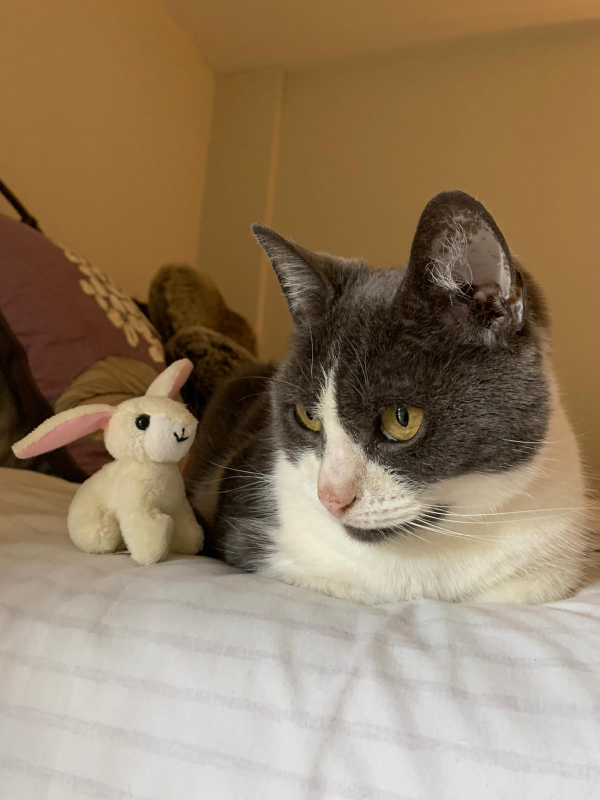
#> input picture Week 02/images/cat.jpg, 1200 x 1600 px (shown at 1/2 size)
$ jupyter execute --allow-errors lab2-linear_models_neural_nets_SVM.ipynb
#> lines starting #> are read from the running program, lines starting #| are printed output that depends on the picture
# Lab 2: Linear models, neural networks and SVMs

Now the first lab is complete which recapped Python, Jupyter Notebooks and NumPy operations and introduced scikit-learn (go back over the lab if you're unsure about anything as this lab builds from it), it's time to implement some key supervised learning algorithms: linear regression, neural networks and support vector machines (SVMs).

## Importing the libraries

This lab requires `h5py` package to interact with a dataset that is stored in an H5 file and `imageio` & `PIL` packages for image processing. If you don't have these packages then install using pip3 or conda, as an example run:
```
$ conda install h5py
```

Firstly, we'll import the required packages by running the cell below.

[cell 1]
import numpy as np
import matplotlib.pyplot as plt
from matplotlib.colors import ListedColormap
from sklearn.linear_model import LinearRegression, LogisticRegression
from sklearn.preprocessing import PolynomialFeatures
from sklearn.neural_network import MLPClassifier
from sklearn.metrics import plot_confusion_matrix
from sklearn.model_selection import GridSearchCV, RandomizedSearchCV
from sklearn.svm import SVC
from sklearn.datasets import make_moons

import h5py
import imageio
from PIL import Image
from utils import * # image processing functions from utils.py

## 1) Linear models for regression
Much of machine learning is about fitting functions to data and we begin with linear models, a class of models that are linear functions of the adjustable parameters. The simplest form of linear models are also linear functions of the input variables (simply known as linear regression). For example, for a 3-dimensional (D=3) input $\mathbf{x}=[x_1, x_2, x_3]^T$, linear regression is a linear combination of the input variables plus a constant $b$:

$$ f(\mathbf{x};\mathbf{w},b) = w_1 x_1 + w_2 x_2 + w_3 x_3 + b = \mathbf{w}^T \mathbf{x}  + b \qquad(1) $$

where $\mathbf{w}$ is a 3-dimensional vector of weights and the constant bias $b$ gives the value of the function at the origin.

We want to find the parameters, $\mathbf{w}$, of the linear function that best fits our training dataset of input-output pairs. We will first express our dataset of N examples as an NxD matrix called the *design matrix*, $X$, and the corresponding observed outputs into an Nx1 column vector, $\mathbf{y}$.

$$ \mathbf{y} = \left[ \begin{array}{c}y^{(1)} \\ y^{(2)} \\ \vdots \\ y^{(N)} \end{array} \right],
    \qquad
    X = \left[ \begin{array}{c}\mathbf{x}^{(1)\top} \\ \mathbf{x}^{(2)\top} \\ \vdots \\ \mathbf{x}^{(N)\top} \end{array} \right]
    = \left[ \begin{array}{cccc}
        x_1^{(1)} & x_2^{(1)} & \cdots & x_D^{(1)} \\
        x_1^{(2)} & x_2^{(2)} & \cdots & x_D^{(2)} \\
        \vdots & \vdots & \ddots & \vdots \\
        x_1^{(N)} & x_2^{(N)} & \cdots & x_D^{(N)} \\
\end{array} \right] $$

$$ \mathbf{f} = X\mathbf{w} + b \qquad(2) $$

Expressing the data in the form of a matrix and vector allows us to use the notation of linear algebra to derive the solution. This improves readability and maps more closely to how this is implemented efficiently in code with matrix-vector operations.

We can compute the total square error of the function values above, compared to the observed training set values:

$$ \sum_{n=1}^N [y^{(n)} - f(\mathbf{x}^{(n)};\mathbf{w},b)]^2 = (\mathbf{y}-\mathbf{f})^T(\mathbf{y}-\mathbf{f}) \qquad(3) $$

The least-squares fitting problem is finding the parameters that minimise this error.

Note that there is a notational trick that allows for the bias term, $b$, to be omitted from equations 1 and 2 above. If we construct our design matrix to include an additional column/dimension (so that it is now NxD+1) containing a vector of 1's then the bias term can simply be interpreted  as another weight (i.e. $b = \mathbf{w}_{D+1}^{(n)}\mathbf{x}_{D+1}^{(n)}$ where $\mathbf{x}_{D+1}^{(n)} = 1$ for all $n$).

### 1.1) Least squares fitting

We will begin by generating a series of points from a given quadratic (non-linear) equation $y=(x-1)(x-5) = x^2-6x+5$ with normally distributed noise added i.e. $\mathcal{N}(\mu=0,\sigma=5)$.

[cell 2]
np.random.seed(0)
N = 30
sigma = 5
x = np.sort(np.random.sample((N,1)))*10
y = (x-1)*(x-5) + np.random.normal(0,sigma,N).reshape(-1, 1)

fig, ax = plt.subplots(figsize=(6,4))
ax.scatter(x, y)
ax.set_xlabel('x')
ax.set_ylabel('y')
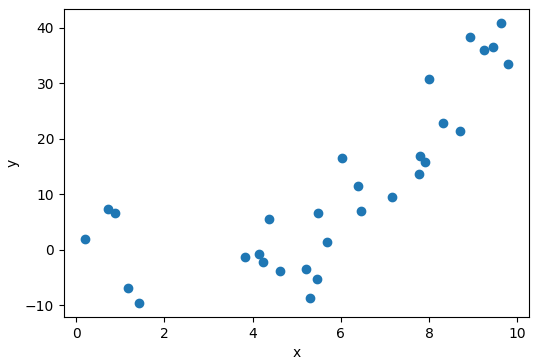
#> figure drawn by matplotlib, 1 panel

Fit a linear function to the generated data, print $w_1$ and $b$ (or $w_0$) and plot the learnt function.

As a helper:
- 1) Create the array $X_{bias}$ by concatenating a vector of ones to $X$ (use [np.concatenate](https://numpy.org/doc/stable/reference/generated/numpy.concatenate.html))
- 2) Calculate $w$ using [np.linalg.lstsq](https://numpy.org/doc/stable/reference/generated/numpy.linalg.lstsq.html)
- 3) Generate predictions $y_{pred}$ for the fitted function
- 4) Plot the learnt linear function alongside the original data points.

[cell 3]
# write your code here

x_bias = np.concatenate((np.ones(N).reshape(-1,1), x), axis=1)

w_fit = np.linalg.lstsq(x_bias, y, rcond=None)[0]
y_pred = np.dot(x_bias, w_fit)

print('w_1 = {:.2f}'.format(w_fit[1].item()))
print('b = {:.2f}'.format(w_fit[0].item()))

fig, ax = plt.subplots(figsize=(6,4))
ax.scatter(x, y)
ax.plot(x, y_pred, '-r')
ax.set_xlabel('x')
ax.set_ylabel('y')
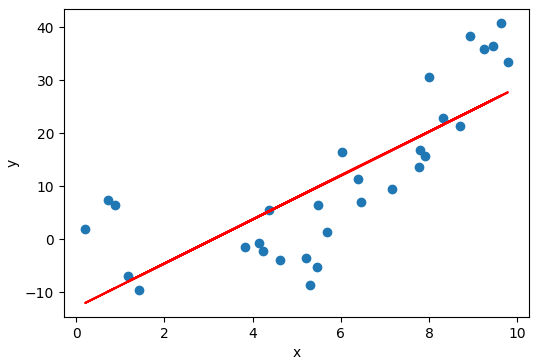
#> figure drawn by matplotlib, 1 panel

Now use [scikit-learn](https://scikit-learn.org/stable/modules/linear_model.html#ordinary-least-squares) to fit the linear model. Do you get the same $w_1$ and $b$ (coefficient and intercept)? Is the model overfitting or underfitting?

[cell 4]
# write your code here

regr = LinearRegression()
regr.fit(x, y)
print('w_1 = {:.2f}'.format(regr.coef_.item()))
print('b = {:.2f}'.format(regr.intercept_.item()))

### 1.2) Non-linear regression: polynomial fitting
Remember that the linear regression model from exercise 1.1 was unable to fit the data well because the data was not linear. We  extend the class of linear models by considering linear combinations of a set of fixed non-linear functions, or basis functions, (see Bishop section 3.1 for more information on basis functions) applied to the input data. Examples of basis functions include the Gaussian basis function and sigmoid basis function but here we will use a polynomial basis function (see Bishop section 3.1 for more details of basis functions). The purpose for doing this is to transform the data into a higher dimensional space such that a linear function can be fit to it.

To fit a polynomial function, we use the following matrix $\Phi$ with the rows $\phi$ consisting of the polynomial basis function.

$$
\Phi = \left[ \begin{array}{ccccc}
        \phi_1(x^{(1)}) & \phi_2(x^{(1)}) & \phi_3(x^{(1)}) & \cdots & \phi_K(x^{(1)}) & \\
        \phi_1(x^{(2)}) & \phi_2(x^{(2)}) & \phi_3(x^{(2)}) & \cdots & \phi_K(x^{(2)}) & \\
        \vdots & \vdots & \vdots & \ddots & \vdots \\
        \phi_1(x^{(N)}) & \phi_2(x^{(N)}) & \phi_3(x^{(N)}) & \cdots & \phi_K(x^{(N)}) & \\
        \end{array} \right] =
        \left[ \begin{array}{ccccc}
        1 & x^{(1)} & {(x^{(1)})}^2 & \cdots & {(x^{(1)})}^{K-1} \\
        1 & x^{(2)} & {(x^{(2)})}^2 & \cdots & {(x^{(2)})}^{K-1} \\
        \vdots & \vdots & \vdots & \ddots & \vdots \\
        1 & x^{(N)} & {(x^{(N)})}^2 & \cdots & {(x^{(N)})}^{K-1} \\
        \end{array} \right]
$$

$$ f(\mathbf{x}) = \mathbf{w}^T \phi (\mathbf{x}) \qquad(4) $$

Notice that the function we are fitting now is non-linear in $\mathbf{x}$ but we can still apply linear regression in the same way as before because the function is still linear in both $\phi(\mathbf{x})$ and $\mathbf{w}$.

Use scikit-learn [PolynomialFeatures](https://scikit-learn.org/stable/modules/generated/sklearn.preprocessing.PolynomialFeatures.html?highlight=polynomial#sklearn.preprocessing.PolynomialFeatures) to fit a second order polynomial to the data, plot the fit line.

[cell 5]
# write your code here

poly = PolynomialFeatures(degree=2)
x_poly = poly.fit_transform(x)
regr.fit(x_poly, y)

x_plot = np.linspace(0,10,200).reshape(-1, 1)
y_pred = regr.predict(poly.transform(x_plot))

fig, ax = plt.subplots(figsize=(6,4))
ax.scatter(x, y);
ax.plot(x_plot, y_pred, '-r')
ax.set_xlabel('x')
ax.set_ylabel('y')
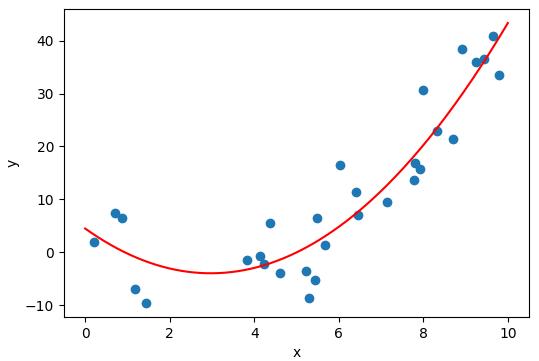
#> figure drawn by matplotlib, 1 panel; curve peaks at x = 10, y = 43.35

Increase the order of the polynomial. When does the model start to overfit? Which order of polynomial would you use?

## 2) Neural Network for Image Classification
In this section we are going to recap the ideas behind deep neural networks and implement a network to classify cat images (I can sense the excitement).

The dataset we will use is a set of labeled images containing cats (label=1) and non-cats (label=0). Run the cell below to load in train and test splits of the dataset from the local `data.h5` file. Make sure you have downloaded this data file in addition to the notebook from the lab repository.

#> (a cell that did not finish here is left out)

The following cell displays an image in the dataset - change the index and re-run the cell to see other images.

[cell 7]
# Example of a cat picture
index = 208
#> (the rest of this cell did not finish here and is left out)

### 2.1) Explore the dataset
Print the values of:
- a) number of training examples (`num_train`)
- b) number of test examples (`num_test`)
- c) height/width of image or the number of pixels (`num_px`).

Note, `train_set_x_orig` is a numpy-array of shape (`num_train`, `num_px`, `num_px`, 3).

#> (a cell that did not finish here is left out)

### 2.2) Reshape the images
Reshape the training (`train_x_orig`) and test (`test_x_orig`) data sets so that each image is flattened into column vector.

<caption><center> <u>Figure 1</u>: Image to vector conversion. <br> </center></caption>

Print the shape of the reshaped training and testing datasets.

#> (a cell that did not finish here is left out)

### 2.3) Standardise the images
The pixel value is a vector of three numbers (representing the RGB channels) ranging from 0 to 255. A common preprocessing step in machine learning is to standardise your dataset (subtract the mean and then divide by the standard deviation). For picture datasets, it is simpler and more convenient to apply min-max normalisation by dividing every value by 255.

Apply min-max normalization to the dataset and check the minimum and maximum are 0 and 1, respectively.

#> (a cell that did not finish here is left out)

### 2.4) Logistic regression classifier
Logistic regression, despite its name, is a linear model for classification. The probabilities describing the possible outcomes of a classification are modeled using a logistic (sigmoid) function.

$$sigmoid(x) = \frac{1}{1+e^{-x}}$$

Logistic regression can be thought of as a neural network with a single node with a sigmoid activation function.

<caption><center> <u>Figure 2</u>: Logistic regression classifier.</center></caption>

Use scikit-learn's [logistic regression](https://scikit-learn.org/stable/modules/generated/sklearn.linear_model.LogisticRegression.html?highlight=logistic#sklearn.linear_model.LogisticRegression) to train a cat classifier. What's the classifier's accuracy on the training and test sets?

Hint, the classifier `fit` method has the following inputs:
- Training data with shape (`n_samples`, `n_features`)
- Target values with shape (`n_samples`,). Use `.flatten()` to collapse a 2-D array to a 1-D array.

[cell 11]
# write your code here

logreg = LogisticRegression(max_iter=500)
#> (the rest of this cell did not finish here and is left out)

### Neural network architecture
We will initially build a fully connected neural network with one hidden layer (i.e. one layer between input and output). When using more than one hidden layer we define it as a deep neural network.

<caption><center> <u>Figure 3</u>: 2-layer neural network.</center></caption>


- ***INPUT:*** $ x = [x_0,x_1,...,x_{12287}] \quad x_i \in [0,1] $

The input is a (64,64,3) image which we have already flattened to a vector of size (12288,1) and standardised.

- ***LINEAR:*** $ z^{[1]} = W^{[1]} x + b^{[1]} $

The input vector is multiplied by the weight matrix $W^{[1]}$ of size $(n^{[1]}, 12288)$ and then a bias term is added in a linear transformation. $n^{[1]}$ is the number of neurons in the hidden layer.

- ***RELU:*** $ a^{[1]} = RELU(z^{[1]}) = max(0,z^{[1]}) $

A non-linear activation function is then applied, in this case a rectified linear unit (or ReLU which outputs the maximum of the input and 0).

- ***LINEAR:*** $ z^{[2]} = W^{[2]} a^{[1]} + b^{[2]} $

A linear transformation is applied to the output of the hidden layer $ a^{[1]} $.

- ***SIGMOID:*** $ \hat{y} = a^{[2]} = \sigma(z^{[2]}) = \frac{1}{1 + e^{-z^{[2]}}} $

Given it's a binary classification task (cat or no cat) then the sigmoid or logistic function is the activation of the output layer (this is automatically selected by scikit-learn).

- ***OUTPUT:*** $ \hat{y} $

The output is the probability the photo contains a cat so if the value is greater than 0.5 the prediction is cat.

The overall process from inputs to outputs is known as forward propagation, see Bishop section 5.1 for more information.

### Training a neural network
Neural networks are trained by learning the weights $W$ and biases $b$ in the hidden and output layers such that the network outputs the correct labels as optimally as possible. How well the network is performing is defined by a loss function, here the log loss (also called logistic regression loss or cross-entropy loss). The cost function $J$ which drives training is the sum of all the errors (log losses) for all the training examples in the training set.

$$ J = -\frac{1}{m}\sum_{i=1}^{m}y^{(i)}\log(\hat{y}^{(i)})+(1-y^{(i)})\log(1-\hat{y}^{(i)}) $$

The goal of neural network optimisation is to learn weights and biases that minimise the cost function. This is done by backpropagating the cost function error from the output layer, through the network to the first hidden layer. During this process the weights and biases are updated by gradient decent optimisation (using the cost function gradient with respect to all weights and bias).

For a parameter $\theta$, a simple gradient decent update rule is $ \theta = \theta - \eta \text{ } d\theta$, where $\eta$ is the learning rate (see Bishop section 5.2 and 5.3 for more information). More complex optimisation algorithms exist, for example the popular [Adam optimiser](https://arxiv.org/pdf/1412.6980).

### 2.4) Implement the neural network in scikit-learn
Thankfully, we don't need to construct the neural network manually and instead can use scikit-learn's [multi-layer perceptron (MLP) classifier](https://scikit-learn.org/stable/modules/generated/sklearn.neural_network.MLPClassifier.html#sklearn.neural_network.MLPClassifier).

Construct and train a neural network using MLP classifier with the following hyperparameters:
- Single hidden layer with 64 neurons.
- RELU activation function
- Stochastic gradient descent optimiser
- Initial learning rate $ \eta = 0.001 $ ($1e-3$)
- No regularisation $ \alpha = 0 $

Plot the loss curve (using `clf.loss_curve_`) which shows the network learning as the number of iteration increases.

Has the loss curve flat-lined? Hint, you may have to specify the `max_iter` and `n_iter_no_change` parameters.

[cell 12]
# write your code here

nn_clf = MLPClassifier(hidden_layer_sizes=(64),
                    activation='relu',
                    solver='sgd',
                    alpha=0,
                    learning_rate_init=1e-3,
                    max_iter=1000,
                    n_iter_no_change=25,
                    random_state=1)
#> (the rest of this cell did not finish here and is left out)

### 2.5 Evaluation
How does the neural network perform on the training and test data? Print the training and testing accuracy. Is classifier overfitting?

A confusion matrix is a way to visualise the performance of a classification model by showing the counts of the predicted and actual labels. The following terms are important metrics in classification tasks:
- total number of positives in the dataset i.e. cat images (P)
- total number of negatives in the dataset i.e. non cat images (N)
- number of correct positive predictions (TP)
- number of correct negative predictions (TN)
- number of incorrect positive predictions (FP)
- number of incorrect negative predictions (FN)
- accuracy $= \frac{TP+TN}{P+N}$
- sensitivity, recall or true positive rate $= \frac{TP}{P}$
- specificity or true negative rate $= \frac{TN}{N}$
- precision $= \frac{TP}{TP+FP}$

Plot the [confusion matrix](https://scikit-learn.org/stable/modules/generated/sklearn.metrics.plot_confusion_matrix.html#sklearn.metrics.plot_confusion_matrix) for the test data. Where is the classifier making mistakes?

#> (a cell that did not finish here is left out)

### Hyperparameter tuning using cross-validation
The performance of a neural network after training is highly dependent on how the hyperparameters are chosen. In contrast to the network parameters, $W$ and $b$, a hyperparameter refers to something that is fixed (usually manually chosen by the person training the model) throughout training and used to control the training process. Hyperparameters include the number of hidden layers, number of neurons in the hidden layers, learning rate, mini-batch size (for stochastic gradient descent optimisers) and regularisation parameter $\alpha$.

Cross-validation (CV for short) is used to evaluate model performance for model selection and to tune hyperparameters. In k-fold CV the training set is split into k smaller sets (called folds) and each fold is used as a validation set for models trained on all the other folds.

<caption><center> <u>Figure 3</u>: 5 fold cross validation.</center></caption>

The performance of a model is measured by the average score (error) for all the fold. A test set should still be held out for final evaluation. For more information on CV see Bishop section 1.3.

Scikit-learn offers two approaches to search the hyperparameter space using cross validation: [GridSearchCV](https://scikit-learn.org/stable/modules/generated/sklearn.model_selection.GridSearchCV.html#sklearn.model_selection.GridSearchCV) which considers all parameter combinations and [RandomizedSearchCV](https://scikit-learn.org/stable/modules/generated/sklearn.model_selection.RandomizedSearchCV.html#sklearn.model_selection.RandomizedSearchCV) which samples a given number of candidates from a parameter space with a specified distribution.

### 2.6) Tune the learning rate and regularisation parameter using CV
The learning rate $\eta$ is an important hyperparameter to tune. Choosing a value that is too small will result in training that takes too long to converge and a value too large will cause instabilities in the training that prevent convergence. The regularisation parameter $\alpha$ controls the weighting of L2 regularisation in the cost function to help with overfitting by encouraging smaller weights leading to a smoother decision boundary.

Use RandomizedSearchCV to perform hyperparameter tuning of learning rate and regularisation parameter (limit the number of iterations `n_iter` ~10 and number of folds `cv` ~ 3 keep to reasonable training times).

A good methodology is to start with a wide range of hyperparameter values before homing in over a finer range.

Hint, use [numpy.logspace](https://numpy.org/doc/stable/reference/generated/numpy.logspace.html) to define the range of the hyperparameters spaced over a log scale for example:
```Python
alphas = np.logspace(-3, 0, 100)
learning_rates = np.logspace(-4, -2, 100)
```

[cell 14]
# write your code here

alphas = np.logspace(-3, -0, 100)
learning_rates = np.logspace(-4, -2, 100)
parameters = {'learning_rate_init':learning_rates, 'alpha':alphas}

nn = MLPClassifier(hidden_layer_sizes=(64),
                    activation='relu',
                    solver='sgd',
                    max_iter=1000,
                    n_iter_no_change=25,
                    random_state=1)

clf = RandomizedSearchCV(nn, parameters, scoring='accuracy', n_iter=10, cv=3, verbose=2)

#> (the rest of this cell did not finish here and is left out)

It is common to create deep networks for most tasks with complexity controlled not by the network size (number of layers and nodes per layer) but with regularisation. Regularisation is a general term describing ways to control the complexity of a neural network in order to avoid overfitting. We have already discussed (and tuned) the L2 regularisation term of the error function.

Dropout is another regularisation technique and has been shown as an effective way of preventing overfitting but is unfortunately not implemented scikit-learn MLP. For dropout it's recommended to use either the [PyTorch](https://pytorch.org/tutorials/) or [TensorFlow/Keras](https://www.tensorflow.org/tutorials) frameworks which offer far more flexibility in neural network architectures as opposed to scikit-learn and faster training on GPUs.

Can you improve the performance of the network by tuning the various hyperparameters?

### 2.7) Just for fun, test your classifier with your own image
Upload a photo into the images folder and change the `my_image` variable in the cell below.

[cell 15]
my_image = "cat.jpg" # change this to the name of your image file

fname = "images/" + my_image
image = np.array(imageio.imread(fname))
#> image is the input picture: shape (1600, 1200, 3); mean R, G, B 148, 126.5, 99.7
#> (the rest of the program and of its run is left out)
